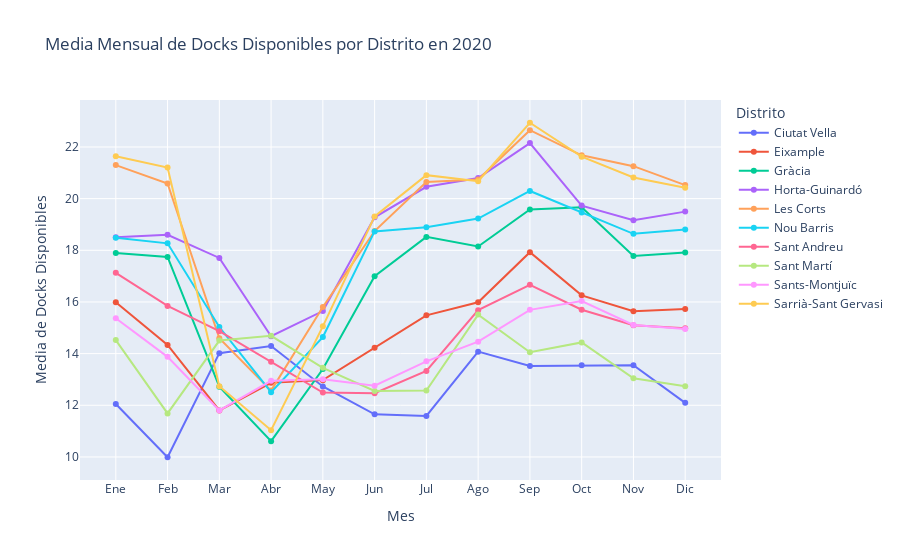

Notebook code for this chart:
### Code cell
import pandas as pd
import geopandas as gpd
import plotly.express as px
import fiona

# Cargar el archivo GeoDataFrame con información de los distritos
try:
    districts = gpd.read_file(distritos_geojson)
except fiona.errors.DriverError:
    print(f"Error: No se pudo abrir el archivo {distritos_geojson}. Asegúrate de que sea un GeoJSON válido.")
    exit()

# Asegúrate de usar el sistema de coordenadas WGS84 (EPSG:4326)
districts = districts.to_crs('EPSG:4326')

# *** ASUMIENDO QUE df_bicing_info_2020 YA ESTÁ CARGADO ***
# Convertir la columna 'last_reported' a datetime
df_bicing_info_2020['timestamp'] = pd.to_datetime(df_bicing_info_2020['last_reported'], unit='s')

# Extraer latitud y longitud del primer registro (asumiendo que son consistentes para una estación)
# Necesitamos un DataFrame con la ubicación única de cada estación
estaciones_unicas = df_bicing_info_2020[['station_id', 'lat', 'lon']].drop_duplicates(subset=['station_id']).copy()
estaciones_unicas = gpd.GeoDataFrame(estaciones_unicas, geometry=gpd.points_from_xy(estaciones_unicas.lon, estaciones_unicas.lat), crs="EPSG:4326")

# Realizar la unión espacial para asignar cada estación a un distrito
estaciones_con_distrito = gpd.sjoin(estaciones_unicas, districts[['NOM', 'geometry']], how="inner", predicate='within')

# Fusionar la información del distrito con el DataFrame original
df_bicing_merged = pd.merge(df_bicing_info_2020, estaciones_con_distrito[['station_id', 'NOM']], on='station_id', how='left')

# Extraer el mes
df_bicing_merged['month'] = df_bicing_merged['timestamp'].dt.month

# Calcular la media de 'num_docks_available' por mes y distrito
monthly_avg_docks_by_district = df_bicing_merged.groupby(['NOM', 'month'])['num_docks_available'].mean().reset_index()
monthly_avg_docks_by_district.rename(columns={'NOM': 'Distrito'}, inplace=True)

# Crear el gráfico de líneas con diferenciación por distrito
fig = px.line(monthly_avg_docks_by_district,
              x='month',
              y='num_docks_available',
              color='Distrito',
              title='Media Mensual de Docks Disponibles por Distrito en 2020',
              labels={'month': 'Mes', 'num_docks_available': 'Media de Docks Disponibles', 'Distrito': 'Distrito'},
              markers=True)

# Personalizar las marcas del eje x para mostrar nombres de los meses
fig.update_xaxes(tickvals=list(range(1, 13)),
                 ticktext=['Ene', 'Feb', 'Mar', 'Abr', 'May', 'Jun',
                           'Jul', 'Ago', 'Sep', 'Oct', 'Nov', 'Dic'])

fig.show()

### Figure 1 — Plotly figure (JSON) as saved in the notebook; plotly's stock layout.template omitted (floating-point values rounded to 4 significant figures)
{"data": [{"hovertemplate": "Distrito=Ciutat Vella<br>Mes=%{x}<br>Media de Docks Disponibles=%{y}<extra></extra>", "legendgroup": "Ciutat Vella", "line": {"color": "#636efa", "dash": "solid"}, "marker": {"symbol": "circle"}, "mode": "lines+markers", "name": "Ciutat Vella", "orientation": "v", "showlegend": true, "type": "scatter", "x": [1, 2, 3, 4, 5, 6, 7, 8, 9, 10, 11, 12], "xaxis": "x", "y": [12.05, 9.988, 14.02, 14.29, 12.73, 11.65, 11.59, 14.08, 13.52, 13.55, 13.55, 12.09], "yaxis": "y"}, {"hovertemplate": "Distrito=Eixample<br>Mes=%{x}<br>Media de Docks Disponibles=%{y}<extra></extra>", "legendgroup": "Eixample", "line": {"color": "#EF553B", "dash": "solid"}, "marker": {"symbol": "circle"}, "mode": "lines+markers", "name": "Eixample", "orientation": "v", "showlegend": true, "type": "scatter", "x": [1, 2, 3, 4, 5, 6, 7, 8, 9, 10, 11, 12], "xaxis": "x", "y": [15.98, 14.34, 11.8, 12.87, 12.97, 14.23, 15.48, 15.99, 17.93, 16.26, 15.64, 15.73], "yaxis": "y"}, {"hovertemplate": "Distrito=Gràcia<br>Mes=%{x}<br>Media de Docks Disponibles=%{y}<extra></extra>", "legendgroup": "Gràcia", "line": {"color": "#00cc96", "dash": "solid"}, "marker": {"symbol": "circle"}, "mode": "lines+markers", "name": "Gràcia", "orientation": "v", "showlegend": true, "type": "scatter", "x": [1, 2, 3, 4, 5, 6, 7, 8, 9, 10, 11, 12], "xaxis": "x", "y": [17.89, 17.74, 12.72, 10.61, 13.4, 16.99, 18.52, 18.15, 19.58, 19.66, 17.78, 17.91], "yaxis": "y"}, {"hovertemplate": "Distrito=Horta-Guinardó<br>Mes=%{x}<br>Media de Docks Disponibles=%{y}<extra></extra>", "legendgroup": "Horta-Guinardó", "line": {"color": "#ab63fa", "dash": "solid"}, "marker": {"symbol": "circle"}, "mode": "lines+markers", "name": "Horta-Guinardó", "orientation": "v", "showlegend": true, "type": "scatter", "x": [1, 2, 3, 4, 5, 6, 7, 8, 9, 10, 11, 12], "xaxis": "x", "y": [18.5, 18.6, 17.7, 14.67, 15.65, 19.28, 20.46, 20.8, 22.15, 19.73, 19.16, 19.5], "yaxis": "y"}, {"hovertemplate": "Distrito=Les Corts<br>Mes=%{x}<br>Media de Docks Disponibles=%{y}<extra></extra>", "legendgroup": "Les Corts", "line": {"color": "#FFA15A", "dash": "solid"}, "marker": {"symbol": "circle"}, "mode": "lines+markers", "name": "Les Corts", "orientation": "v", "showlegend": true, "type": "scatter", "x": [1, 2, 3, 4, 5, 6, 7, 8, 9, 10, 11, 12], "xaxis": "x", "y": [21.3, 20.58, 14.59, 12.57, 15.8, 18.74, 20.64, 20.74, 22.65, 21.68, 21.26, 20.52], "yaxis": "y"}, {"hovertemplate": "Distrito=Nou Barris<br>Mes=%{x}<br>Media de Docks Disponibles=%{y}<extra></extra>", "legendgroup": "Nou Barris", "line": {"color": "#19d3f3", "dash": "solid"}, "marker": {"symbol": "circle"}, "mode": "lines+markers", "name": "Nou Barris", "orientation": "v", "showlegend": true, "type": "scatter", "x": [1, 2, 3, 4, 5, 6, 7, 8, 9, 10, 11, 12], "xaxis": "x", "y": [18.49, 18.27, 15.03, 12.51, 14.64, 18.73, 18.89, 19.23, 20.3, 19.46, 18.64, 18.81], "yaxis": "y"}, {"hovertemplate": "Distrito=Sant Andreu<br>Mes=%{x}<br>Media de Docks Disponibles=%{y}<extra></extra>", "legendgroup": "Sant Andreu", "line": {"color": "#FF6692", "dash": "solid"}, "marker": {"symbol": "circle"}, "mode": "lines+markers", "name": "Sant Andreu", "orientation": "v", "showlegend": true, "type": "scatter", "x": [1, 2, 3, 4, 5, 6, 7, 8, 9, 10, 11, 12], "xaxis": "x", "y": [17.13, 15.85, 14.87, 13.68, 12.49, 12.47, 13.33, 15.68, 16.67, 15.7, 15.1, 14.98], "yaxis": "y"}, {"hovertemplate": "Distrito=Sant Martí<br>Mes=%{x}<br>Media de Docks Disponibles=%{y}<extra></extra>", "legendgroup": "Sant Martí", "line": {"color": "#B6E880", "dash": "solid"}, "marker": {"symbol": "circle"}, "mode": "lines+markers", "name": "Sant Martí", "orientation": "v", "showlegend": true, "type": "scatter", "x": [1, 2, 3, 4, 5, 6, 7, 8, 9, 10, 11, 12], "xaxis": "x", "y": [14.52, 11.69, 14.51, 14.69, 13.45, 12.56, 12.57, 15.51, 14.05, 14.43, 13.04, 12.74], "yaxis": "y"}, {"hovertemplate": "Distrito=Sants-Montjuïc<br>Mes=%{x}<br>Media de Docks Disponibles=%{y}<extra></extra>", "legendgroup": "Sants-Montjuïc", "line": {"color": "#FF97FF", "dash": "solid"}, "marker": {"symbol": "circle"}, "mode": "lines+markers", "name": "Sants-Montjuïc", "orientation": "v", "showlegend": true, "type": "scatter", "x": [1, 2, 3, 4, 5, 6, 7, 8, 9, 10, 11, 12], "xaxis": "x", "y": [15.37, 13.87, 11.8, 12.95, 13.01, 12.76, 13.7, 14.46, 15.69, 16.03, 15.11, 14.95], "yaxis": "y"}, {"hovertemplate": "Distrito=Sarrià-Sant Gervasi<br>Mes=%{x}<br>Media de Docks Disponibles=%{y}<extra></extra>", "legendgroup": "Sarrià-Sant Gervasi", "line": {"color": "#FECB52", "dash": "solid"}, "marker": {"symbol": "circle"}, "mode": "lines+markers", "name": "Sarrià-Sant Gervasi", "orientation": "v", "showlegend": true, "type": "scatter", "x": [1, 2, 3, 4, 5, 6, 7, 8, 9, 10, 11, 12], "xaxis": "x", "y": [21.64, 21.2, 12.74, 11.04, 15.05, 19.31, 20.91, 20.67, 22.94, 21.62, 20.82, 20.42], "yaxis": "y"}], "layout": {"legend": {"title": {"text": "Distrito"}, "tracegroupgap": 0}, "title": {"text": "Media Mensual de Docks Disponibles por Distrito en 2020"}, "xaxis": {"anchor": "y", "domain": [0, 1], "ticktext": ["Ene", "Feb", "Mar", "Abr", "May", "Jun", "Jul", "Ago", "Sep", "Oct", "Nov", "Dic"], "tickvals": [1, 2, 3, 4, 5, 6, 7, 8, 9, 10, 11, 12], "title": {"text": "Mes"}}, "yaxis": {"anchor": "x", "domain": [0, 1], "title": {"text": "Media de Docks Disponibles"}}}}
